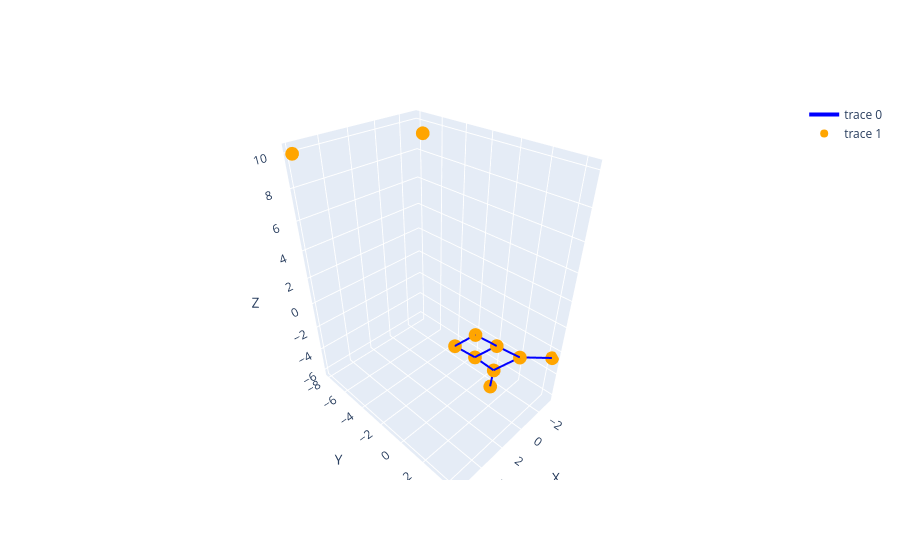

The cell this chart's notebook holds for it:
### Code cell
# import networkx as nx
# import numpy as np
# from pythreejs import *
# from IPython.display import display

# # Example graph
# G = nx.erdos_renyi_graph(10, 0.3)

# # 3D layout
# pos = nx.spring_layout(G, dim=3, seed=42)

# # Node positions as numpy array
# node_positions = np.array([pos[n] for n in G.nodes()]) * 10

# # Create nodes (spheres)
# node_meshes = []
# for p in node_positions:
#     sphere = Mesh(
#         geometry=SphereGeometry(radius=0.3),
#         material=MeshBasicMaterial(color='orange'),
#         position=p.tolist()
#     )
#     node_meshes.append(sphere)

# # Create edges (lines)
# lines = []
# for u, v in G.edges():
#     start = node_positions[u]
#     end = node_positions[v]
#     line = Line(
#         geometry=BufferGeometry(attributes={
#             'position': BufferAttribute(np.array([start, end], dtype=np.float32))
#         }),
#         material=LineBasicMaterial(color='blue')
#     )
#     lines.append(line)

# # Combine nodes and edges into a single scene
# scene = Scene(children=node_meshes + lines, background=None)
# camera = PerspectiveCamera(position=[30, 30, 30], up=[0, 0, 1], lookAt=[0, 0, 0])
# renderer = Renderer(camera=camera, scene=scene, controls=[OrbitControls(controlling=camera)],
#                     width=800, height=600)

# display(renderer)
import networkx as nx
import numpy as np
import plotly.graph_objects as go

# Example graph
G = nx.erdos_renyi_graph(10, 0.3)
pos = nx.spring_layout(G, dim=3, seed=42)
node_positions = np.array([pos[n] for n in G.nodes()]) * 10

# Node coordinates
x_nodes = node_positions[:,0]
y_nodes = node_positions[:,1]
z_nodes = node_positions[:,2]

# Edge coordinates
edge_x = []
edge_y = []
edge_z = []
for u, v in G.edges():
    edge_x += [node_positions[u,0], node_positions[v,0], None]
    edge_y += [node_positions[u,1], node_positions[v,1], None]
    edge_z += [node_positions[u,2], node_positions[v,2], None]

edge_trace = go.Scatter3d(x=edge_x, y=edge_y, z=edge_z, mode='lines', line=dict(color='blue', width=4))
node_trace = go.Scatter3d(x=x_nodes, y=y_nodes, z=z_nodes, mode='markers', marker=dict(size=8, color='orange'))

fig = go.Figure(data=[edge_trace, node_trace])
fig.update_layout(scene=dict(xaxis_title='X', yaxis_title='Y', zaxis_title='Z'))
fig.show()

### Figure 1 — Plotly figure (JSON) as saved in the notebook; plotly's stock layout.template omitted (floating-point values rounded to 4 significant figures)
{"data": [{"line": {"color": "blue", "width": 4}, "mode": "lines", "type": "scatter3d", "x": [0.5386, -0.1791, null, 0.5386, 1.847, null, 0.5386, -0.7955, null, -1.091, -0.7955, null, -0.1791, 1.182, null, -0.1791, -1.671, null, 1.182, 1.847, null, -1.671, -3.168, null, -1.671, -0.7955, null], "y": [0.962, 2.05, null, 0.962, 0.3837, null, 0.962, 1.579, null, 1.217, 1.579, null, 2.05, 1.396, null, 2.05, 2.896, null, 1.396, 0.3837, null, 2.896, 4.368, null, 2.896, 1.579, null], "z": [-2.356, -1.147, null, -2.356, -0.9249, null, -2.356, -4.031, null, -6.084, -4.031, null, -1.147, 0.1924, null, -1.147, -2.553, null, 0.1924, -0.9249, null, -2.553, -2.628, null, -2.553, -4.031, null]}, {"marker": {"color": "orange", "size": 8}, "mode": "markers", "type": "scatter3d", "x": [0.5386, -1.091, -0.1791, 5.928, 1.182, -1.671, -2.59, 1.847, -3.168, -0.7955], "y": [0.962, 1.217, 2.05, -7.975, 1.396, 2.896, -6.878, 0.3837, 4.368, 1.579], "z": [-2.356, -6.084, -1.147, 10.0, 0.1924, -2.553, 9.531, -0.9249, -2.628, -4.031]}], "layout": {"scene": {"xaxis": {"title": {"text": "X"}}, "yaxis": {"title": {"text": "Y"}}, "zaxis": {"title": {"text": "Z"}}}}}
